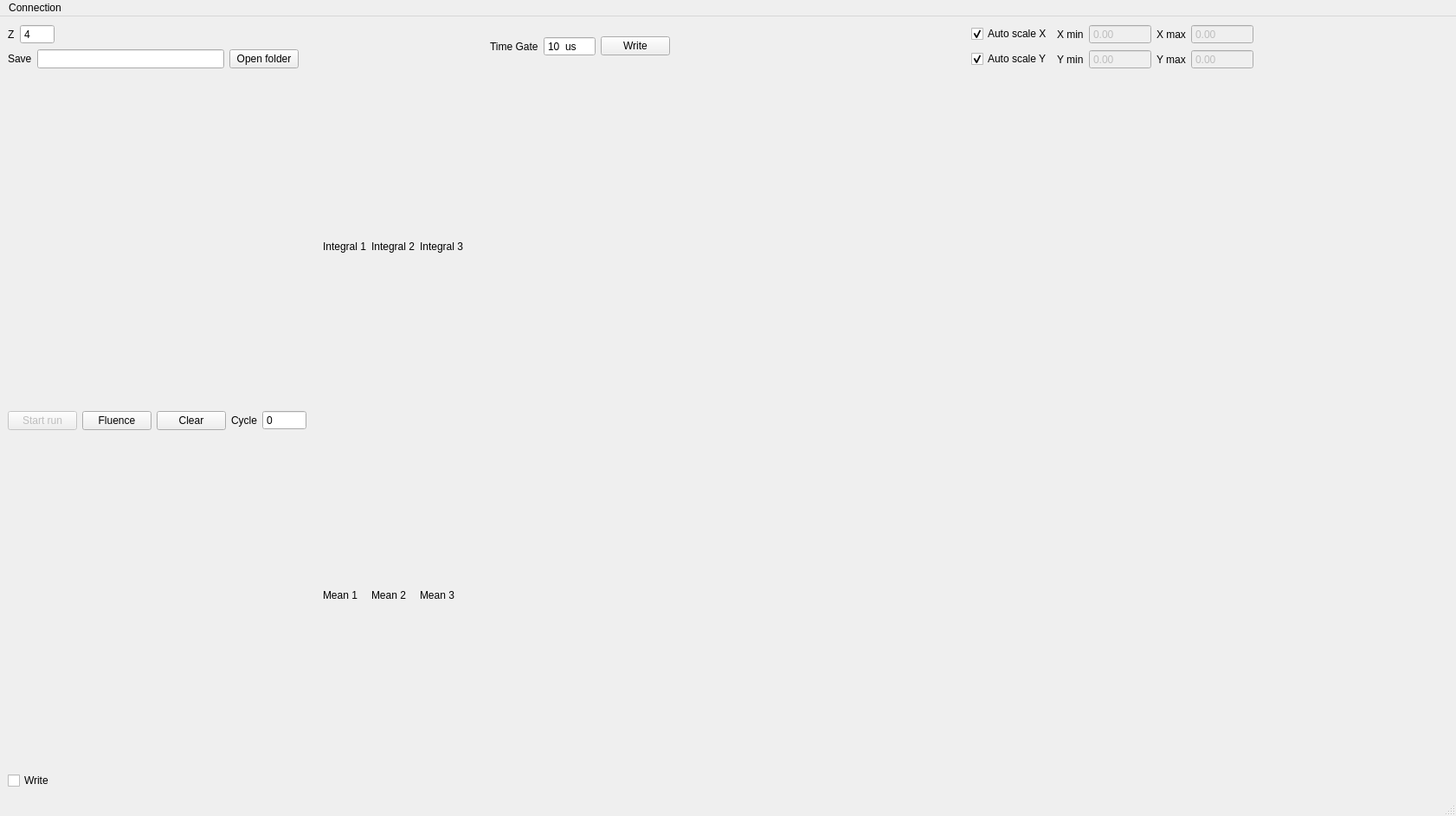
<?xml version="1.0" encoding="UTF-8"?>
<ui version="4.0">
 <class>MainWindow</class>
 <widget class="QMainWindow" name="MainWindow">
  <property name="geometry">
   <rect>
    <x>0</x>
    <y>0</y>
    <width>1682</width>
    <height>943</height>
   </rect>
  </property>
  <property name="windowTitle">
   <string>Modbus_PON</string>
  </property>
  <widget class="QWidget" name="centralwidget">
   <layout class="QVBoxLayout" name="verticalLayout_11">
    <item>
     <layout class="QHBoxLayout" name="horizontalLayout_9">
      <item>
       <layout class="QVBoxLayout" name="verticalLayout">
        <item>
         <layout class="QHBoxLayout" name="horizontalLayout">
          <item>
           <widget class="QLabel" name="label_9">
            <property name="text">
             <string>Z</string>
            </property>
           </widget>
          </item>
          <item>
           <widget class="QSpinBox" name="spinBoxZ">
            <property name="minimumSize">
             <size>
              <width>40</width>
              <height>0</height>
             </size>
            </property>
            <property name="layoutDirection">
             <enum>Qt::LeftToRight</enum>
            </property>
            <property name="buttonSymbols">
             <enum>QAbstractSpinBox::NoButtons</enum>
            </property>
            <property name="minimum">
             <number>1</number>
            </property>
            <property name="maximum">
             <number>200</number>
            </property>
            <property name="value">
             <number>4</number>
            </property>
           </widget>
          </item>
          <item>
           <spacer name="horizontalSpacer">
            <property name="orientation">
             <enum>Qt::Horizontal</enum>
            </property>
            <property name="sizeHint" stdset="0">
             <size>
              <width>40</width>
              <height>20</height>
             </size>
            </property>
           </spacer>
          </item>
         </layout>
        </item>
        <item>
         <layout class="QHBoxLayout" name="horizontalLayout_2">
          <item>
           <widget class="QLabel" name="label">
            <property name="text">
             <string>Save</string>
            </property>
           </widget>
          </item>
          <item>
           <widget class="QLineEdit" name="lineEditSaveFolder">
            <property name="minimumSize">
             <size>
              <width>100</width>
              <height>0</height>
             </size>
            </property>
            <property name="readOnly">
             <bool>true</bool>
            </property>
           </widget>
          </item>
          <item>
           <widget class="QPushButton" name="pushButtonSaveFolder">
            <property name="text">
             <string>Open folder</string>
            </property>
           </widget>
          </item>
          <item>
           <spacer name="horizontalSpacer_8">
            <property name="orientation">
             <enum>Qt::Horizontal</enum>
            </property>
            <property name="sizeHint" stdset="0">
             <size>
              <width>40</width>
              <height>20</height>
             </size>
            </property>
           </spacer>
          </item>
         </layout>
        </item>
       </layout>
      </item>
      <item>
       <layout class="QVBoxLayout" name="verticalLayout_2">
        <item>
         <layout class="QHBoxLayout" name="horizontalLayout_3">
          <item>
           <widget class="QLabel" name="label_5">
            <property name="text">
             <string>Time Gate</string>
            </property>
           </widget>
          </item>
          <item>
           <widget class="QSpinBox" name="spinBoxTimeGate">
            <property name="minimumSize">
             <size>
              <width>60</width>
              <height>0</height>
             </size>
            </property>
            <property name="buttonSymbols">
             <enum>QAbstractSpinBox::NoButtons</enum>
            </property>
            <property name="suffix">
             <string>  us</string>
            </property>
            <property name="minimum">
             <number>10</number>
            </property>
            <property name="maximum">
             <number>300</number>
            </property>
            <property name="value">
             <number>10</number>
            </property>
            <property name="displayIntegerBase">
             <number>10</number>
            </property>
           </widget>
          </item>
          <item>
           <widget class="QPushButton" name="pushButtonWrite">
            <property name="text">
             <string>Write</string>
            </property>
           </widget>
          </item>
          <item>
           <spacer name="horizontalSpacer_4">
            <property name="orientation">
             <enum>Qt::Horizontal</enum>
            </property>
            <property name="sizeHint" stdset="0">
             <size>
              <width>40</width>
              <height>20</height>
             </size>
            </property>
           </spacer>
          </item>
         </layout>
        </item>
       </layout>
      </item>
      <item>
       <layout class="QVBoxLayout" name="verticalLayout_3">
        <item>
         <layout class="QHBoxLayout" name="horizontalLayout_5">
          <item>
           <widget class="QCheckBox" name="checkBoxAutoScaleX">
            <property name="text">
             <string>Auto scale X</string>
            </property>
            <property name="checked">
             <bool>true</bool>
            </property>
           </widget>
          </item>
          <item>
           <widget class="QLabel" name="label_3">
            <property name="text">
             <string>X min</string>
            </property>
           </widget>
          </item>
          <item>
           <widget class="QDoubleSpinBox" name="spinBoxXMin">
            <property name="enabled">
             <bool>false</bool>
            </property>
            <property name="buttonSymbols">
             <enum>QAbstractSpinBox::NoButtons</enum>
            </property>
            <property name="minimum">
             <double>-10000000000000000146306952306748730309700429878646550592786107871697963642511482159104.000000000000000</double>
            </property>
            <property name="maximum">
             <double>10000000000000000146306952306748730309700429878646550592786107871697963642511482159104.000000000000000</double>
            </property>
           </widget>
          </item>
          <item>
           <widget class="QLabel" name="label_7">
            <property name="text">
             <string>X max</string>
            </property>
           </widget>
          </item>
          <item>
           <widget class="QDoubleSpinBox" name="spinBoxXMax">
            <property name="enabled">
             <bool>false</bool>
            </property>
            <property name="buttonSymbols">
             <enum>QAbstractSpinBox::NoButtons</enum>
            </property>
            <property name="minimum">
             <double>-10000000000000000146306952306748730309700429878646550592786107871697963642511482159104.000000000000000</double>
            </property>
            <property name="maximum">
             <double>10000000000000000146306952306748730309700429878646550592786107871697963642511482159104.000000000000000</double>
            </property>
           </widget>
          </item>
          <item>
           <spacer name="horizontalSpacer_6">
            <property name="orientation">
             <enum>Qt::Horizontal</enum>
            </property>
            <property name="sizeHint" stdset="0">
             <size>
              <width>40</width>
              <height>20</height>
             </size>
            </property>
           </spacer>
          </item>
         </layout>
        </item>
        <item>
         <layout class="QHBoxLayout" name="horizontalLayout_6">
          <item>
           <widget class="QCheckBox" name="checkBoxAutoScaleY">
            <property name="enabled">
             <bool>true</bool>
            </property>
            <property name="text">
             <string>Auto scale Y</string>
            </property>
            <property name="checked">
             <bool>true</bool>
            </property>
           </widget>
          </item>
          <item>
           <widget class="QLabel" name="label_6">
            <property name="text">
             <string>Y min</string>
            </property>
           </widget>
          </item>
          <item>
           <widget class="QDoubleSpinBox" name="spinBoxYMin">
            <property name="enabled">
             <bool>false</bool>
            </property>
            <property name="buttonSymbols">
             <enum>QAbstractSpinBox::NoButtons</enum>
            </property>
            <property name="minimum">
             <double>-10000000000000000146306952306748730309700429878646550592786107871697963642511482159104.000000000000000</double>
            </property>
            <property name="maximum">
             <double>10000000000000000146306952306748730309700429878646550592786107871697963642511482159104.000000000000000</double>
            </property>
           </widget>
          </item>
          <item>
           <widget class="QLabel" name="label_8">
            <property name="text">
             <string>Y max</string>
            </property>
           </widget>
          </item>
          <item>
           <widget class="QDoubleSpinBox" name="spinBoxYMax">
            <property name="enabled">
             <bool>false</bool>
            </property>
            <property name="buttonSymbols">
             <enum>QAbstractSpinBox::NoButtons</enum>
            </property>
            <property name="minimum">
             <double>-10000000000000000146306952306748730309700429878646550592786107871697963642511482159104.000000000000000</double>
            </property>
            <property name="maximum">
             <double>10000000000000000146306952306748730309700429878646550592786107871697963642511482159104.000000000000000</double>
            </property>
           </widget>
          </item>
          <item>
           <spacer name="horizontalSpacer_7">
            <property name="orientation">
             <enum>Qt::Horizontal</enum>
            </property>
            <property name="sizeHint" stdset="0">
             <size>
              <width>40</width>
              <height>20</height>
             </size>
            </property>
           </spacer>
          </item>
         </layout>
        </item>
       </layout>
      </item>
     </layout>
    </item>
    <item>
     <layout class="QVBoxLayout" name="verticalLayout_4">
      <item>
       <layout class="QHBoxLayout" name="horizontalLayout_7">
        <item>
         <widget class="QPushButton" name="pushButtonStartStopRun">
          <property name="enabled">
           <bool>false</bool>
          </property>
          <property name="text">
           <string>Start run</string>
          </property>
         </widget>
        </item>
        <item>
         <widget class="QPushButton" name="pushButtonChangeGraph">
          <property name="text">
           <string>Fluence</string>
          </property>
         </widget>
        </item>
        <item>
         <widget class="QPushButton" name="pushButtonClear">
          <property name="text">
           <string>Clear</string>
          </property>
         </widget>
        </item>
        <item>
         <widget class="QLabel" name="label_2">
          <property name="text">
           <string>Cycle</string>
          </property>
         </widget>
        </item>
        <item>
         <widget class="QSpinBox" name="spinBoxCycle">
          <property name="readOnly">
           <bool>true</bool>
          </property>
          <property name="buttonSymbols">
           <enum>QAbstractSpinBox::NoButtons</enum>
          </property>
          <property name="maximum">
           <number>2000000000</number>
          </property>
         </widget>
        </item>
        <item>
         <widget class="QLabel" name="label_12">
          <property name="text">
           <string/>
          </property>
         </widget>
        </item>
        <item>
         <layout class="QGridLayout" name="gridLayout">
          <item row="0" column="0">
           <widget class="QLabel" name="label_10">
            <property name="text">
             <string>Integral 1</string>
            </property>
           </widget>
          </item>
          <item row="0" column="1">
           <layout class="QVBoxLayout" name="verticalLayoutIntegralCh1"/>
          </item>
          <item row="0" column="2">
           <widget class="QLabel" name="label_13">
            <property name="text">
             <string>Integral 2</string>
            </property>
           </widget>
          </item>
          <item row="0" column="3">
           <layout class="QVBoxLayout" name="verticalLayoutIntegralCh2"/>
          </item>
          <item row="0" column="4">
           <widget class="QLabel" name="label_14">
            <property name="text">
             <string>Integral 3</string>
            </property>
           </widget>
          </item>
          <item row="0" column="5">
           <layout class="QVBoxLayout" name="verticalLayoutIntegralCh3"/>
          </item>
          <item row="1" column="0">
           <widget class="QLabel" name="label_4">
            <property name="text">
             <string>Mean 1</string>
            </property>
           </widget>
          </item>
          <item row="1" column="1">
           <layout class="QVBoxLayout" name="verticalLayoutMeanCh1"/>
          </item>
          <item row="1" column="2">
           <widget class="QLabel" name="label_11">
            <property name="text">
             <string>Mean 2</string>
            </property>
           </widget>
          </item>
          <item row="1" column="3">
           <layout class="QVBoxLayout" name="verticalLayoutMeanCh2"/>
          </item>
          <item row="1" column="4">
           <widget class="QLabel" name="label_15">
            <property name="text">
             <string>Mean 3</string>
            </property>
           </widget>
          </item>
          <item row="1" column="5">
           <layout class="QVBoxLayout" name="verticalLayoutMeanCh3"/>
          </item>
         </layout>
        </item>
        <item>
         <spacer name="horizontalSpacer_3">
          <property name="orientation">
           <enum>Qt::Horizontal</enum>
          </property>
          <property name="sizeHint" stdset="0">
           <size>
            <width>37</width>
            <height>23</height>
           </size>
          </property>
         </spacer>
        </item>
       </layout>
      </item>
      <item>
       <layout class="QHBoxLayout" name="horizontalLayout_8">
        <item>
         <widget class="QCheckBox" name="checkBoxWrite">
          <property name="text">
           <string>Write</string>
          </property>
         </widget>
        </item>
        <item>
         <spacer name="horizontalSpacer_2">
          <property name="orientation">
           <enum>Qt::Horizontal</enum>
          </property>
          <property name="sizeHint" stdset="0">
           <size>
            <width>40</width>
            <height>20</height>
           </size>
          </property>
         </spacer>
        </item>
       </layout>
      </item>
     </layout>
    </item>
   </layout>
  </widget>
  <widget class="QMenuBar" name="menubar">
   <property name="geometry">
    <rect>
     <x>0</x>
     <y>0</y>
     <width>1682</width>
     <height>24</height>
    </rect>
   </property>
   <widget class="QMenu" name="menuFile">
    <property name="title">
     <string>Connection</string>
    </property>
    <addaction name="actionConnectionEdit"/>
   </widget>
   <addaction name="menuFile"/>
  </widget>
  <widget class="QStatusBar" name="statusbar"/>
  <action name="actionConnectionEdit">
   <property name="text">
    <string>Edit</string>
   </property>
  </action>
 </widget>
 <resources/>
 <connections/>
</ui>
